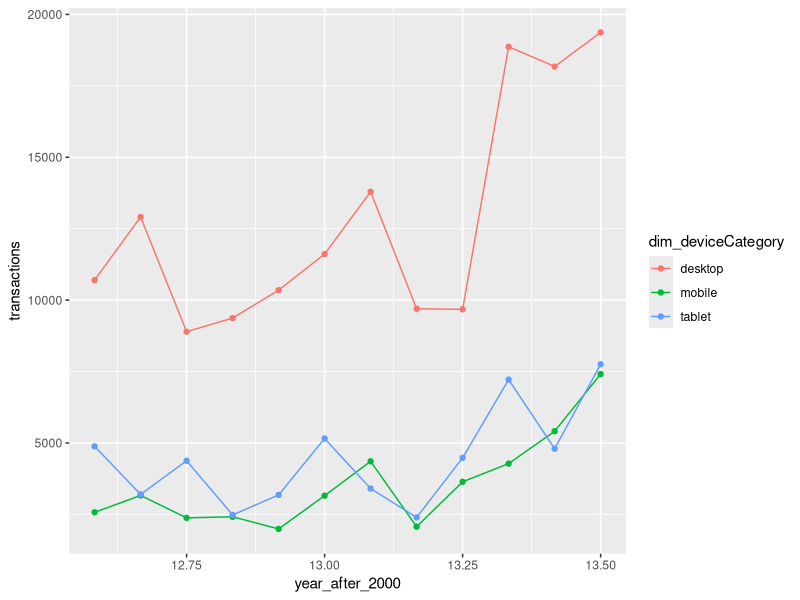

Recreate this plot in R.
library(tidyverse)
library(stringr)
library(data.table)
library(openxlsx)
options(scipen = 10)

# make workbook
workbook <- createWorkbook();

# read csv file 
cols <- read_csv(file = "session_counts.csv");

# augment table with an extra row representing the year + month/12
# which allows us to later plot the results in chronological order from 7/12 -> 6/13
cols$year_after_2000 <- strtoi(str_sub(cols$dim_date, -2, -1))+(strtoi(sub("/.*", "", cols$dim_date)))/12


session_count <- aggregate(sessions~dim_deviceCategory+year_after_2000, cols, sum);
transaction_count <- aggregate(transactions~dim_deviceCategory+year_after_2000, cols, sum);
QTY_count <- aggregate(QTY~dim_deviceCategory+year_after_2000, cols, sum);

table1_result <- tibble(
  session_count[1],
  session_count[2],
  session_count[3],
  transaction_count[3],
  QTY_count[3],
);

table1_result$ECR <- table1_result$transactions/table1_result$sessions;



carts_data <- read_csv(file = "adds_to_cart.csv");
carts_data$year_after_2000 <- (carts_data$dim_year %% 1000)+(carts_data$dim_month/12)


# populate table to be used for second xslx worksheet
table2_data <- aggregate(.~year_after_2000, table1_result[c(2,3,4,5)], sum)[c(11,12), ]  # grouping by month and selecting last 2
table2_data$ECR <- table2_data$transactions/table2_data$sessions  # adding ECR column
table2_data <- cbind(table2_data, carts_data[c(11,12),3]) # adding addsToCard column
table2_data <- table2_data[,c(2,3,4,5,6)]   # cutting out year_after_2000 row

table2_data <- as.data.frame(t(as.matrix(table2_data)))
table2_data$absolute_diff <- table2_data$"12"-table2_data$"11";
table2_data$relative_diff <- table2_data$"12"/table2_data$"11";

key <- c("sessions", "transactions", "QTY", "ECR", "addsToCart");
table2_data <- cbind(key, table2_data);

colnames(table2_data) <- c("metric", "5/13", "6/13", "absolute_diff", "relative_diff");


# produce a nice little plot that allows us to better visualize the site traffic data
# changing  transactions to sessions and ECR yields the additional plots found in the deliverable
ggplot(table1_result, aes(x=year_after_2000, y=transactions, color=dim_deviceCategory, group=dim_deviceCategory))+geom_line()+geom_point();

# last thing we need to do is add worksheets to the workbook

addWorksheet(workbook, "worksheet_no1")
addWorksheet(workbook, "worksheet_no2")

table1_result <- as.data.frame(table1_result);

writeData(workbook, "worksheet_no1", table1_result)
writeData(workbook, "worksheet_no2", table2_data)
saveWorkbook(workbook, file = "analysis_results.xlsx", overwrite = TRUE);

